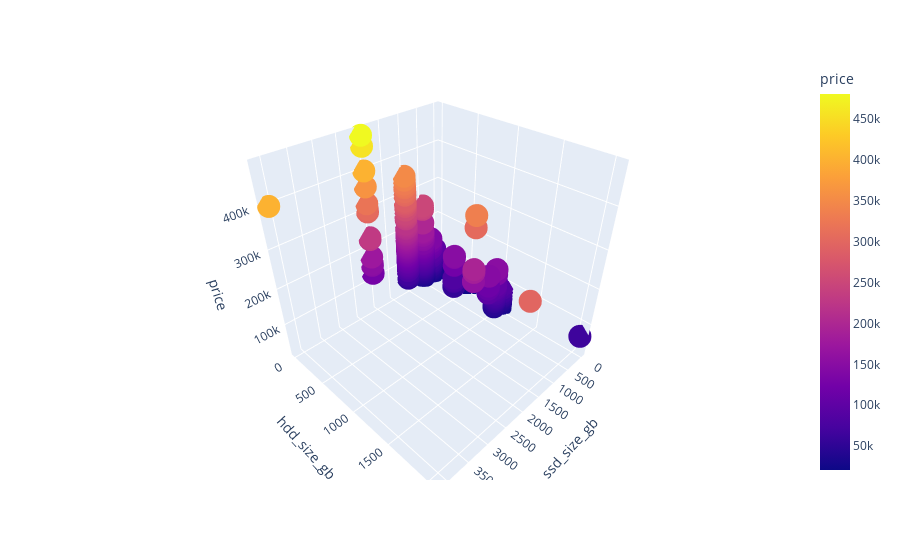

Source (notebook cell):
### Markdown cell above
#### SSD_size , HDD_size , Price

### Code cell
import plotly.express as px

# Create the scatter plot using plotly express
fig = px.scatter_3d(df, x='ssd_size_gb', y='hdd_size_gb', z='price', color='price', hover_data=['price'])

# Show the plot
fig.show()

### Figure 1 — Plotly figure (JSON) as saved in the notebook; plotly's stock layout.template omitted (floating-point values rounded to 4 significant figures; data arrays with more than 128 entries replaced by an {"elided": "..."} marker saying what was removed)
{"data": [{"hovertemplate": "ssd_size_gb=%{x}<br>hdd_size_gb=%{y}<br>price=%{marker.color}<extra></extra>", "legendgroup": "", "marker": {"color": {"elided": "1530 int values"}, "coloraxis": "coloraxis", "symbol": "circle"}, "mode": "markers", "name": "", "scene": "scene", "showlegend": false, "type": "scatter3d", "x": {"elided": "1530 int values"}, "y": {"elided": "1530 int values"}, "z": {"elided": "1530 int values"}}], "layout": {"coloraxis": {"colorbar": {"title": {"text": "price"}}, "colorscale": [[0, "#0d0887"], [0.1111, "#46039f"], [0.2222, "#7201a8"], [0.3333, "#9c179e"], [0.4444, "#bd3786"], [0.5556, "#d8576b"], [0.6667, "#ed7953"], [0.7778, "#fb9f3a"], [0.8889, "#fdca26"], [1, "#f0f921"]]}, "legend": {"tracegroupgap": 0}, "margin": {"t": 60}, "scene": {"domain": {"x": [0, 1], "y": [0, 1]}, "xaxis": {"title": {"text": "ssd_size_gb"}}, "yaxis": {"title": {"text": "hdd_size_gb"}}, "zaxis": {"title": {"text": "price"}}}}}
